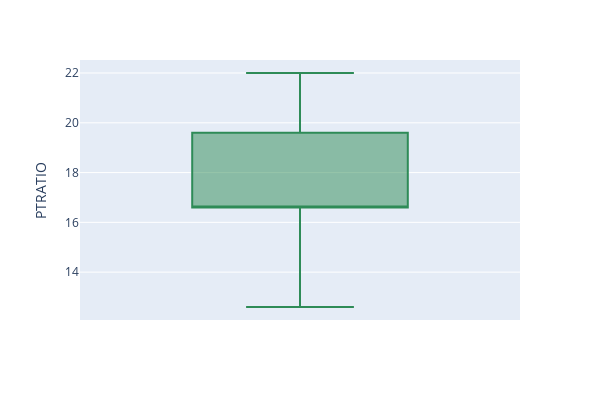

Notebook code for this chart:
### Markdown cell above
**Razão entre n. de alunos e professores no bairro**

### Code cell
boxplot = px.box(df, y = "PTRATIO", width=600, height=400, boxmode='overlay', color_discrete_sequence=["seagreen"])
boxplot.show()

### Figure 1 — Plotly figure (JSON) as saved in the notebook; plotly's stock layout.template omitted (floating-point values rounded to 4 significant figures; data arrays with more than 128 entries replaced by an {"elided": "..."} marker saying what was removed)
{"data": [{"alignmentgroup": "True", "hovertemplate": "PTRATIO=%{y}<extra></extra>", "legendgroup": "", "marker": {"color": "seagreen"}, "name": "", "notched": false, "offsetgroup": "", "orientation": "v", "showlegend": false, "type": "box", "x0": " ", "xaxis": "x", "y": {"elided": "2040 float values"}, "y0": " ", "yaxis": "y"}], "layout": {"boxmode": "overlay", "height": 400, "legend": {"tracegroupgap": 0}, "margin": {"t": 60}, "width": 600, "xaxis": {"anchor": "y", "domain": [0, 1]}, "yaxis": {"anchor": "x", "domain": [0, 1], "title": {"text": "PTRATIO"}}}}
